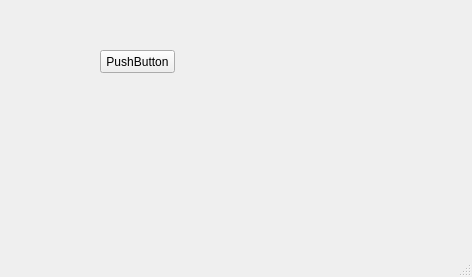
<?xml version="1.0" encoding="UTF-8"?>
<ui version="4.0">
 <class>MainWindow</class>
 <widget class="QMainWindow" name="MainWindow">
  <property name="geometry">
   <rect>
    <x>0</x>
    <y>0</y>
    <width>472</width>
    <height>277</height>
   </rect>
  </property>
  <property name="windowTitle">
   <string>MainWindow</string>
  </property>
  <widget class="QWidget" name="centralwidget">
   <widget class="QPushButton" name="pushButton">
    <property name="geometry">
     <rect>
      <x>100</x>
      <y>50</y>
      <width>75</width>
      <height>23</height>
     </rect>
    </property>
    <property name="text">
     <string>PushButton</string>
    </property>
   </widget>
  </widget>
  <widget class="QMenuBar" name="menubar">
   <property name="geometry">
    <rect>
     <x>0</x>
     <y>0</y>
     <width>472</width>
     <height>23</height>
    </rect>
   </property>
  </widget>
  <widget class="QStatusBar" name="statusbar"/>
 </widget>
 <resources/>
 <connections>
  <connection>
   <sender>pushButton</sender>
   <signal>clicked()</signal>
   <receiver>MainWindow</receiver>
   <slot>close()</slot>
   <hints>
    <hint type="sourcelabel">
     <x>129</x>
     <y>85</y>
    </hint>
    <hint type="destinationlabel">
     <x>142</x>
     <y>138</y>
    </hint>
   </hints>
  </connection>
 </connections>
</ui>
